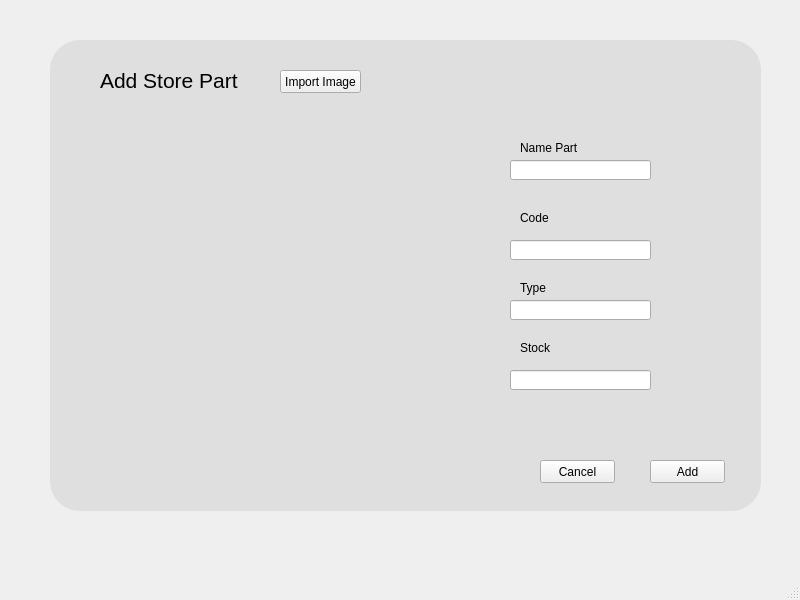
<?xml version="1.0" encoding="UTF-8"?>
<ui version="4.0">
 <class>MainWindow</class>
 <widget class="QMainWindow" name="MainWindow">
  <property name="geometry">
   <rect>
    <x>0</x>
    <y>0</y>
    <width>800</width>
    <height>600</height>
   </rect>
  </property>
  <property name="windowTitle">
   <string>MainWindow</string>
  </property>
  <widget class="QWidget" name="centralwidget">
   <widget class="QFrame" name="frame">
    <property name="geometry">
     <rect>
      <x>50</x>
      <y>40</y>
      <width>711</width>
      <height>471</height>
     </rect>
    </property>
    <property name="styleSheet">
     <string notr="true">QFrame#frame{
	background-color: rgb(223, 223, 223);
	border-radius:30px;
	
}</string>
    </property>
    <property name="frameShape">
     <enum>QFrame::StyledPanel</enum>
    </property>
    <property name="frameShadow">
     <enum>QFrame::Raised</enum>
    </property>
    <widget class="QLabel" name="label">
     <property name="geometry">
      <rect>
       <x>50</x>
       <y>30</y>
       <width>151</width>
       <height>21</height>
      </rect>
     </property>
     <property name="font">
      <font>
       <pointsize>16</pointsize>
      </font>
     </property>
     <property name="text">
      <string>Add Store Part</string>
     </property>
    </widget>
    <widget class="QPushButton" name="addBtn">
     <property name="geometry">
      <rect>
       <x>600</x>
       <y>420</y>
       <width>75</width>
       <height>23</height>
      </rect>
     </property>
     <property name="text">
      <string>Add</string>
     </property>
    </widget>
    <widget class="QPushButton" name="cancelBtn">
     <property name="geometry">
      <rect>
       <x>490</x>
       <y>420</y>
       <width>75</width>
       <height>23</height>
      </rect>
     </property>
     <property name="text">
      <string>Cancel</string>
     </property>
    </widget>
    <widget class="QPushButton" name="imBtn">
     <property name="geometry">
      <rect>
       <x>230</x>
       <y>30</y>
       <width>81</width>
       <height>23</height>
      </rect>
     </property>
     <property name="text">
      <string>Import Image</string>
     </property>
    </widget>
    <widget class="QLineEdit" name="namePartLine">
     <property name="geometry">
      <rect>
       <x>460</x>
       <y>120</y>
       <width>141</width>
       <height>20</height>
      </rect>
     </property>
    </widget>
    <widget class="QLabel" name="label_2">
     <property name="geometry">
      <rect>
       <x>470</x>
       <y>100</y>
       <width>61</width>
       <height>16</height>
      </rect>
     </property>
     <property name="text">
      <string>Name Part</string>
     </property>
    </widget>
    <widget class="QLabel" name="label_3">
     <property name="geometry">
      <rect>
       <x>470</x>
       <y>170</y>
       <width>61</width>
       <height>16</height>
      </rect>
     </property>
     <property name="text">
      <string>Code</string>
     </property>
    </widget>
    <widget class="QLabel" name="label_4">
     <property name="geometry">
      <rect>
       <x>470</x>
       <y>300</y>
       <width>61</width>
       <height>16</height>
      </rect>
     </property>
     <property name="text">
      <string>Stock</string>
     </property>
    </widget>
    <widget class="QLabel" name="label_5">
     <property name="geometry">
      <rect>
       <x>470</x>
       <y>240</y>
       <width>61</width>
       <height>16</height>
      </rect>
     </property>
     <property name="text">
      <string>Type</string>
     </property>
    </widget>
    <widget class="QLineEdit" name="codeLine">
     <property name="geometry">
      <rect>
       <x>460</x>
       <y>200</y>
       <width>141</width>
       <height>20</height>
      </rect>
     </property>
    </widget>
    <widget class="QLineEdit" name="typeLine">
     <property name="geometry">
      <rect>
       <x>460</x>
       <y>260</y>
       <width>141</width>
       <height>20</height>
      </rect>
     </property>
    </widget>
    <widget class="QLineEdit" name="stockLine">
     <property name="geometry">
      <rect>
       <x>460</x>
       <y>330</y>
       <width>141</width>
       <height>20</height>
      </rect>
     </property>
    </widget>
    <widget class="QLabel" name="imageLbl">
     <property name="geometry">
      <rect>
       <x>70</x>
       <y>100</y>
       <width>291</width>
       <height>301</height>
      </rect>
     </property>
     <property name="text">
      <string/>
     </property>
    </widget>
   </widget>
  </widget>
  <widget class="QMenuBar" name="menubar">
   <property name="geometry">
    <rect>
     <x>0</x>
     <y>0</y>
     <width>800</width>
     <height>22</height>
    </rect>
   </property>
  </widget>
  <widget class="QStatusBar" name="statusbar"/>
 </widget>
 <resources/>
 <connections/>
</ui>
